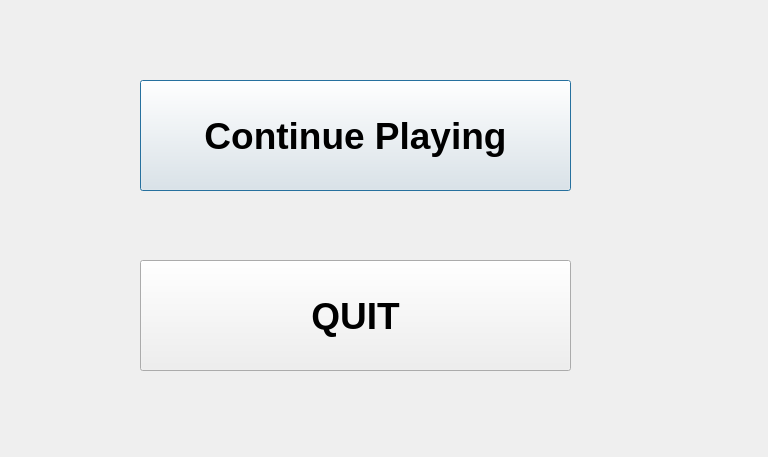
<?xml version="1.0" encoding="UTF-8"?>
<ui version="4.0">
 <class>updatewindow</class>
 <widget class="QDialog" name="updatewindow">
  <property name="geometry">
   <rect>
    <x>0</x>
    <y>0</y>
    <width>768</width>
    <height>457</height>
   </rect>
  </property>
  <property name="windowTitle">
   <string>Dialog</string>
  </property>
  <widget class="QPushButton" name="pushButton">
   <property name="geometry">
    <rect>
     <x>140</x>
     <y>80</y>
     <width>431</width>
     <height>111</height>
    </rect>
   </property>
   <property name="font">
    <font>
     <pointsize>28</pointsize>
     <bold>true</bold>
    </font>
   </property>
   <property name="text">
    <string>Continue Playing</string>
   </property>
  </widget>
  <widget class="QPushButton" name="pushButton_2">
   <property name="geometry">
    <rect>
     <x>140</x>
     <y>260</y>
     <width>431</width>
     <height>111</height>
    </rect>
   </property>
   <property name="font">
    <font>
     <pointsize>28</pointsize>
     <bold>true</bold>
    </font>
   </property>
   <property name="text">
    <string>QUIT</string>
   </property>
  </widget>
 </widget>
 <resources/>
 <connections/>
</ui>
